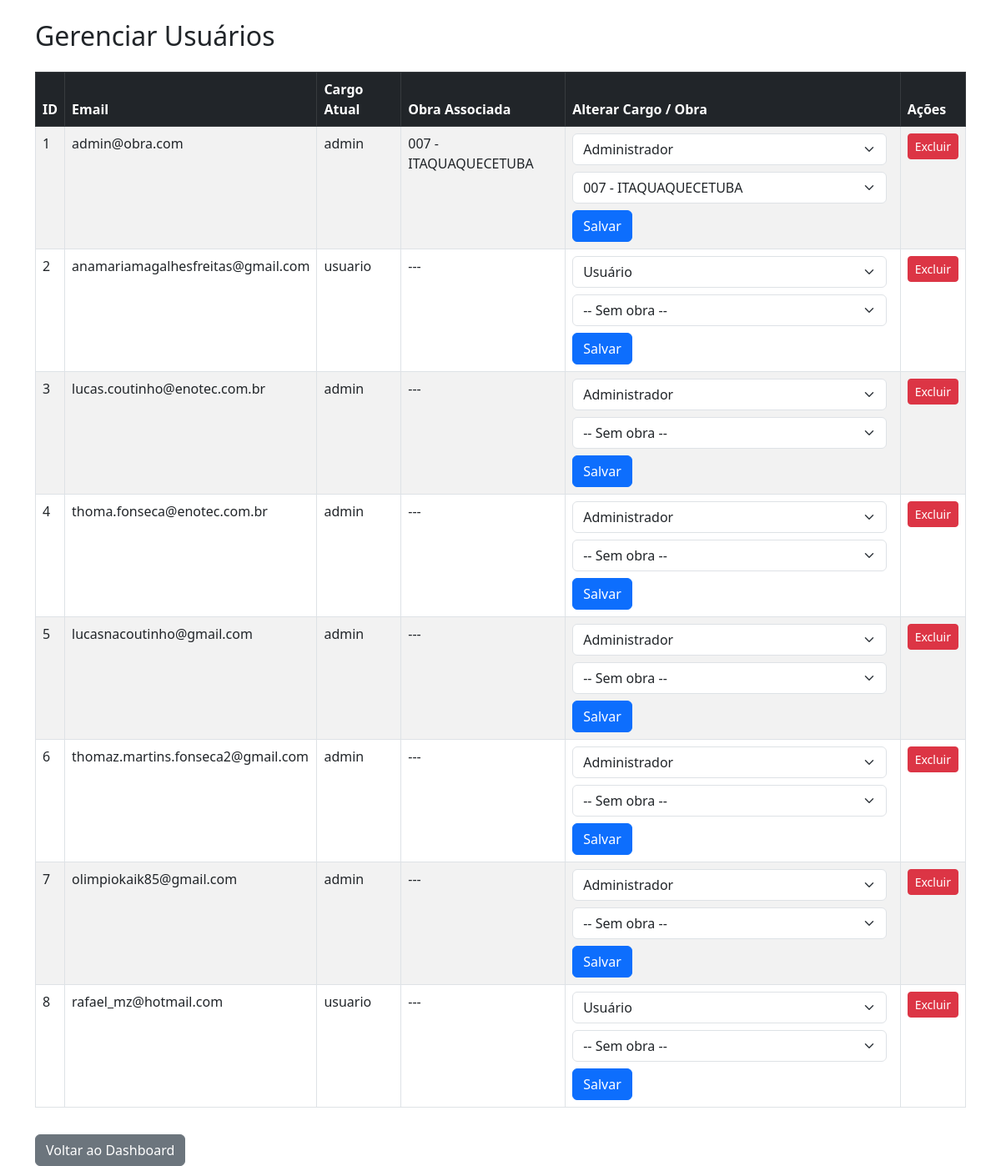
Page /gerenciar-usuarios (signed in) on the committed database.
### models.py (models this page shows)
class User(db.Model):
    id = db.Column(db.Integer, primary_key=True)
    email = db.Column(db.String(120), unique=True, nullable=False)
    password = db.Column(db.String(120), nullable=False)
    cargo = db.Column(db.String(50), default="usuario")
    obra_id = db.Column(db.Integer, db.ForeignKey('obra.id'))
    obra = db.relationship('Obra', backref='usuarios')

class Obra(db.Model):
    id = db.Column(db.Integer, primary_key=True)
    nome = db.Column(db.String(100), nullable=False)
    descricao = db.Column(db.Text)
    endereco = db.Column(db.String(255))
    responsavel = db.Column(db.String(100))
    data_inicio = db.Column(db.Date)
    data_fim = db.Column(db.Date)
    criado_em = db.Column(db.DateTime, default=datetime.utcnow)

### app.py (the view, shortened to what this page needs)
@app.route("/gerenciar-usuarios", methods=["GET", "POST"])
def gerenciar_usuarios():
    if "usuario" not in session:
        return redirect("/login")
    user = User.query.filter_by(email=session["usuario"]).first()
    if user.cargo != "admin":
        return "Acesso negado", 403
    usuarios = User.query.all()
    obras = Obra.query.all()  # <- NOVO
    return render_template("gerenciar_usuarios.html", usuarios=usuarios, obras=obras)  # <- NOVO

### templates/gerenciar_usuarios.html (shortened to what this page needs)
<!DOCTYPE html>
<html lang="pt-br">
<head>
  <link rel="stylesheet" href="https://cdn.jsdelivr.net/npm/bootstrap@5.3.0/dist/css/bootstrap.min.css" />
</head>
<body>
  <div class="container mt-4">
    <h2 class="mb-4">Gerenciar Usuários</h2>
    <div class="table-responsive">
      <table class="table table-striped table-bordered">
        <thead class="table-dark">
          <tr>
            <th>ID</th>
            <th>Email</th>
            <th>Cargo Atual</th>
            <th>Obra Associada</th>
            <th>Alterar Cargo / Obra</th>
            <th>Ações</th>
          </tr>
        </thead>
        <tbody>
          {% for u in usuarios %}
          <tr>
            <td>{{ u.id }}</td>
            <td>{{ u.email }}</td>
            <td>{{ u.cargo }}</td>
            <td>{{ u.obra.nome if u.obra else '---' }}</td>
            <td>
              <form method="POST" action="{{ url_for('gerenciar_usuarios') }}" class="d-flex flex-wrap gap-2">
                <select name="novo_cargo" class="form-select me-2">
                  <option value="usuario" {% if u.cargo == 'usuario' %}selected{% endif %}>Usuário</option>
                  <option value="admin" {% if u.cargo == 'admin' %}selected{% endif %}>Administrador</option>
                </select>
                <select name="obra_id" class="form-select me-2">
                  <option value="">-- Sem obra --</option>
                  {% for obra in obras %}
                    <option value="{{ obra.id }}" {% if u.obra_id == obra.id %}selected{% endif %}>{{ obra.nome }}</option>
                  {% endfor %}
                </select>
                <button type="submit" class="btn btn-primary">Salvar</button>
              </form>
            </td>
            <td>
              <form method="POST" action="{{ url_for('excluir_usuario', user_id=u.id) }}" onsubmit="return confirm('Tem certeza que deseja excluir?');">
                <button type="submit" class="btn btn-danger btn-sm">Excluir</button>
              </form>
            </td>
          </tr>
          {% endfor %}
        </tbody>
      </table>
    </div>
    <a href="{{ url_for('dashboard') }}" class="btn btn-secondary mt-3">Voltar ao Dashboard</a>
  </div>
</body>
</html>

### rows in the picture
User: id "1", email "admin@obra.com", cargo "admin", obra "007 - ITAQUAQUECETUBA", novo_cargo "Administrador", obra_id "007 - ITAQUAQUECETUBA"
User: id "2", email "anamariamagalhesfreitas@gmail.com", cargo "usuario", obra "---", novo_cargo "Usuário"
User: id "3", email "lucas.coutinho@enotec.com.br", cargo "admin", obra "---", novo_cargo "Administrador"
User: id "4", email "thoma.fonseca@enotec.com.br", cargo "admin", obra "---", novo_cargo "Administrador"
User: id "5", email "lucasnacoutinho@gmail.com", cargo "admin", obra "---", novo_cargo "Administrador"
User: id "6", email "thomaz.martins.fonseca2@gmail.com", cargo "admin", obra "---", novo_cargo "Administrador"
User: id "7", email "olimpiokaik85@gmail.com", cargo "admin", obra "---", novo_cargo "Administrador"
User: id "8", email "rafael_mz@hotmail.com", cargo "usuario", obra "---", novo_cargo "Usuário"
